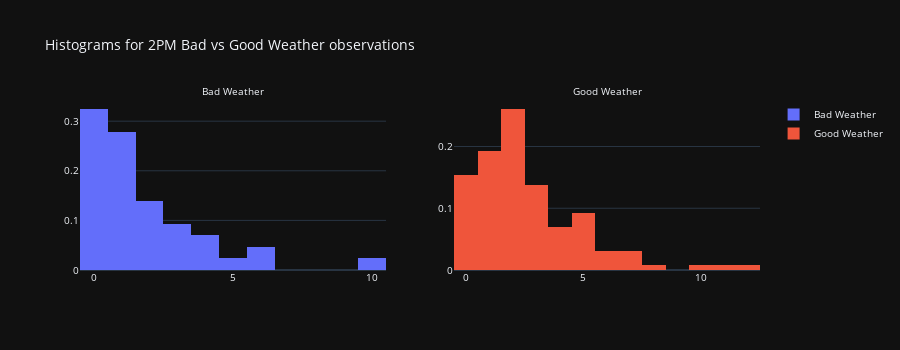

The notebook cell saved with this chart:
### Markdown cell above
What about the weather impact?

We can see in the plots for 2PM below that if the weather is bad, there is 32% probability of not seeing any object, where it's only 15% when the weather is good.

### Code cell
fig = make_subplots(rows=1, cols=2, subplot_titles=('Bad Weather', 'Good Weather'))

filtered = merged[merged['hour'] == 14]

bad_weather_words = ['drizzle', 'rain', 'danger']
bad_idx = merged['cur__summary'].str.contains("|".join(bad_weather_words), case=False)

bad_weather = filtered.loc[bad_idx]
good_weather = filtered.loc[~bad_idx]

fig.add_trace(go.Histogram(x=bad_weather['obs_count'], histnorm='probability', name='Bad Weather'), row=1, col=1)
fig.add_trace(go.Histogram(x=good_weather['obs_count'], histnorm='probability', name='Good Weather'), row=1, col=2)

fig.update_layout(height=350, width=900, title_text="Histograms for 2PM Bad vs Good Weather observations", font=dict(size=10))
for i in fig['layout']['annotations']: i['font'] = dict(size=10)  # change subplot titles size
fig.show()

### Figure 1 — Plotly figure (JSON) as saved in the notebook; plotly's stock layout.template omitted (floating-point values rounded to 4 significant figures; data arrays with more than 128 entries replaced by an {"elided": "..."} marker saying what was removed)
{"data": [{"histnorm": "probability", "name": "Bad Weather", "type": "histogram", "x": [1, 3, 4, 0, 1, 0, 2, 1, 2, 10, 3, 0, 0, 4, 0, 4, 0, 1, 1, 0, 6, 3, 1, 1, 0, 2, 5, 1, 0, 0, 0, 1, 2, 6, 1, 2, 0, 0, 2, 1, 3, 0, 1], "xaxis": "x", "yaxis": "y"}, {"histnorm": "probability", "name": "Good Weather", "type": "histogram", "x": {"elided": "130 int values"}, "xaxis": "x2", "yaxis": "y2"}], "layout": {"annotations": [{"font": {"size": 10}, "showarrow": false, "text": "Bad Weather", "x": 0.225, "xanchor": "center", "xref": "paper", "y": 1, "yanchor": "bottom", "yref": "paper"}, {"font": {"size": 10}, "showarrow": false, "text": "Good Weather", "x": 0.775, "xanchor": "center", "xref": "paper", "y": 1, "yanchor": "bottom", "yref": "paper"}], "font": {"size": 10}, "height": 350, "title": {"text": "Histograms for 2PM Bad vs Good Weather observations"}, "width": 900, "xaxis": {"anchor": "y", "autorange": true, "domain": [0, 0.45], "range": [-0.5, 10.5], "type": "linear"}, "xaxis2": {"anchor": "y2", "autorange": true, "domain": [0.55, 1], "range": [-0.5, 12.5], "type": "linear"}, "yaxis": {"anchor": "x", "autorange": true, "domain": [0, 1], "range": [0, 0.3427]}, "yaxis2": {"anchor": "x2", "autorange": true, "domain": [0, 1], "range": [0, 0.2753]}}}
